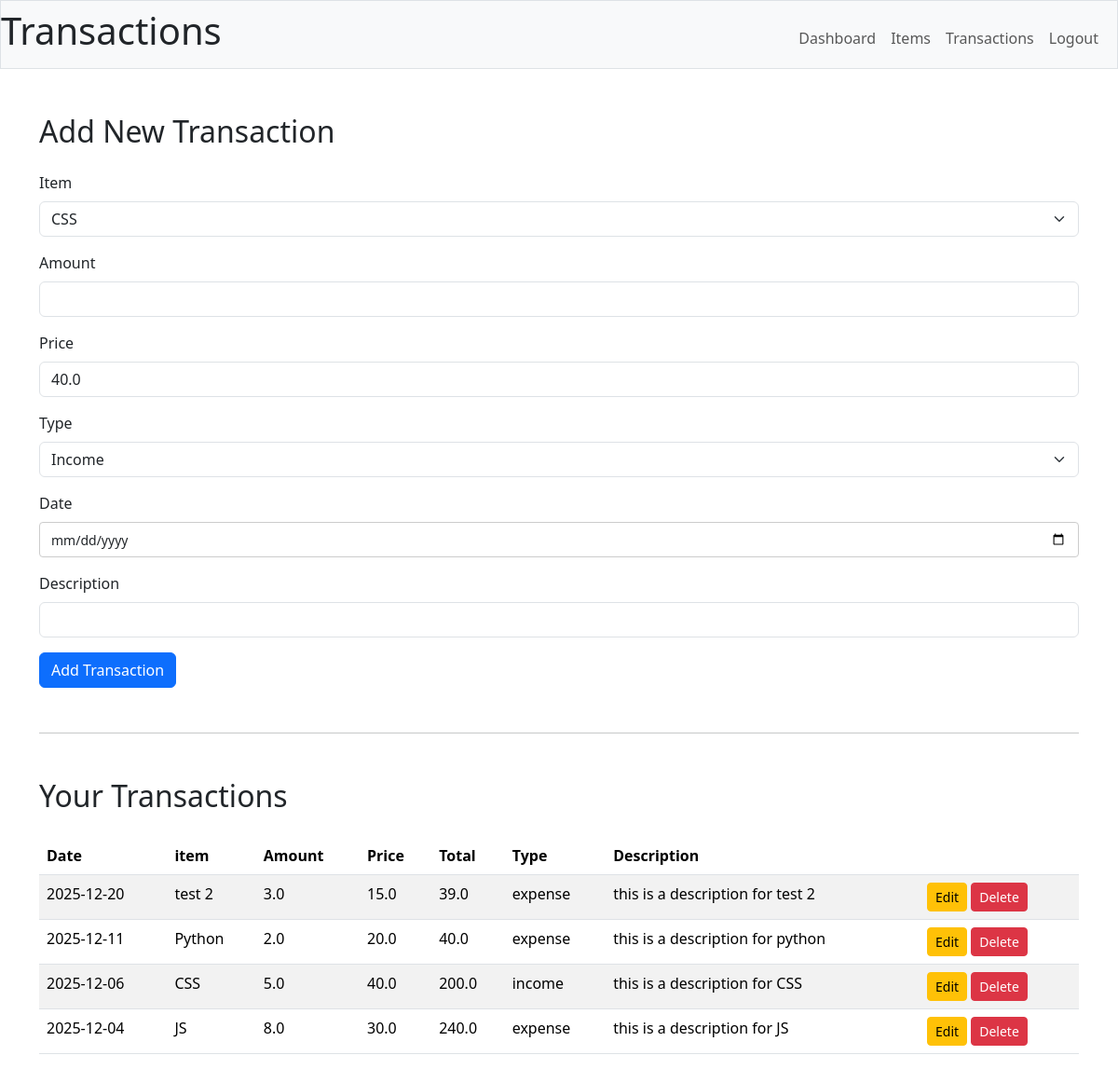
Page /transactions (signed in) on the earlier database version.
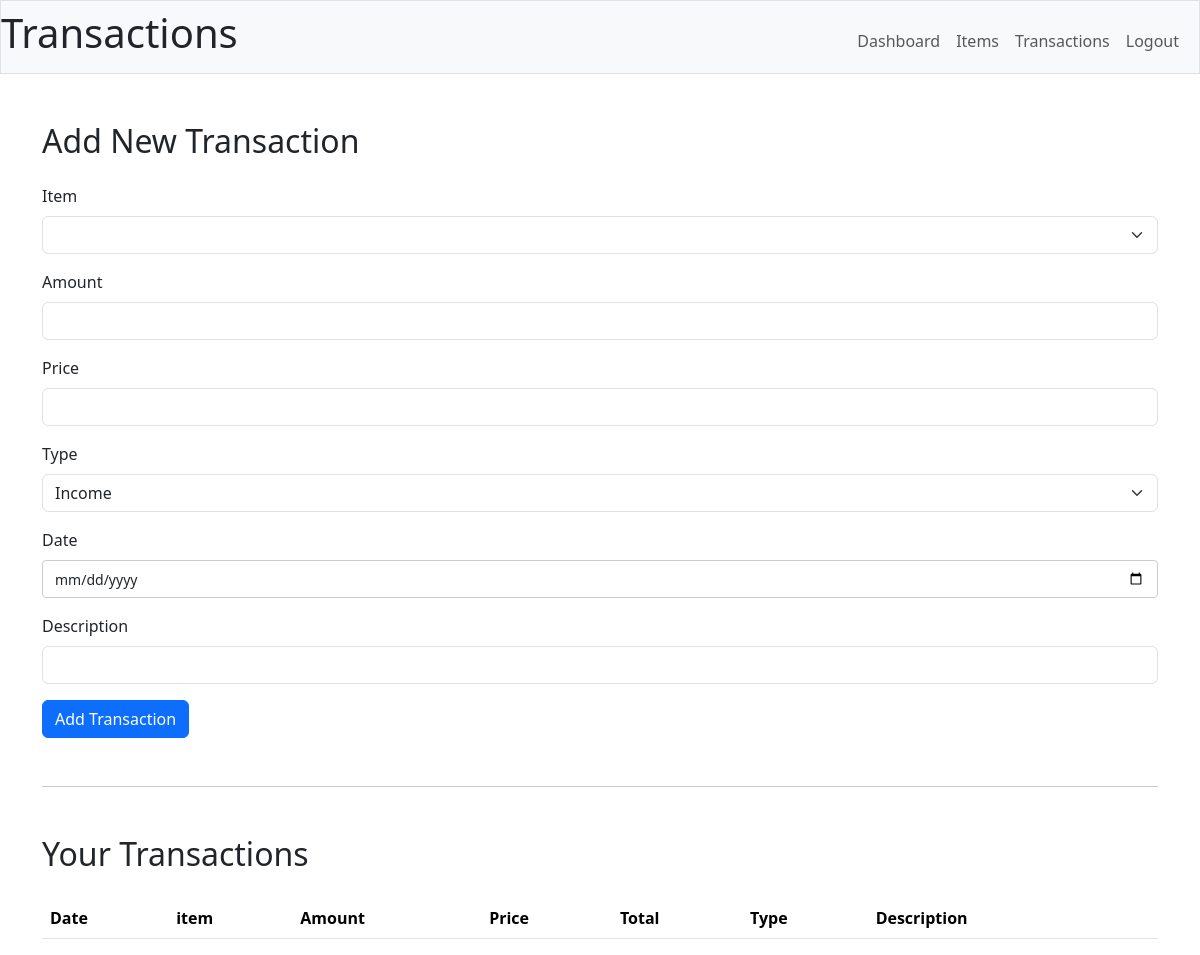
Same page on the later database version.
### main/models.py (models this page shows)
class Transactions(db.Model):
    __tablename__ = "transactions"
    id = db.Column(db.Integer, primary_key=True)
    user_id = db.Column(db.Integer, ForeignKey("users.id"))
    item_id = db.Column(db.Integer, ForeignKey("items.id"))
    amount = db.Column(db.Float)
    total = db.Column(db.Float)
    description = db.Column(db.Text)
    date = db.Column(db.Date)
    transaction_type = db.Column(db.Text)
    user = db.relationship("Users", back_populates="users")
    item = db.relationship("Items", back_populates="transactions")
    __table_args__ = (
        CheckConstraint(
            "transaction_type IN ('income', 'expense')", name="check_type_valid"
        ),
    )

class Items(db.Model):
    __tablename__ = "items"
    id = db.Column(db.Integer, primary_key=True)
    name = db.Column(db.Text, nullable=False)
    price = db.Column(db.Float)
    user_id = db.Column(db.Integer, ForeignKey("users.id"))
    transactions = db.relationship("Transactions", back_populates="item")

### main/routes.py (the view)
@main.route("/transactions", methods=["GET", "POST"])
@jwt_required()
def transaction_details():
    if request.method == "POST":
        return add_transaction()
    else:
        return get_transaction()

### main/transactions.py (called while the page is built)
def get_transaction():
    user_id = int(get_jwt_identity())
    items = (
        db.session.query(Items).filter_by(user_id=user_id).order_by(Items.name).all()
    )
    transactions = (
        Transactions.query.filter_by(user_id=user_id)
        .order_by(Transactions.date.desc())
        .all()
    )
    return render_template("transaction.html", items=items, transactions=transactions)

### main/templates/transaction.html (shortened to what this page needs)
{%extends "index.html"%} {%block title%} Transactions {%endblock%} {%block
header%} Transactions {%endblock%} {%block body%}
<div class="container mt-5">
  <h2 class="mb-4">Add New Transaction</h2>
  <form method="POST" action="/transactions">
    <div class="mb-3">
      <label for="item_id" class="form-label">Item</label>
      <select class="form-select" name="item_id" id="item_id" required>
        {% for item in items %}
        <option value="{{ item.id }}" data-price="{{ item.price}}">
          {{ item.name }}
        </option>
        {% endfor %}
      </select>
    </div>
    <div class="mb-3">
      <label for="amount" class="form-label">Amount</label>
      <input
        type="number"
        step="0.01"
        class="form-control"
        id="amount"
        name="amount"
        required
      />
    </div>
    <div class="mb-3">
      <label for="price" class="form-label">Price</label>
      <input
        type="number"
        step="0.01"
        class="form-control readonly-input"
        id="price"
        name="price"
        readonly
      />
    </div>
    <div class="mb-3">
      <label for="transaction_type" class="form-label">Type</label>
      <select
        class="form-select"
        name="transaction_type"
        id="transaction_type"
        required
      >
        <option value="income">Income</option>
      </select>
    </div>
    <div class="mb-3">
      <label for="date" class="form-label">Date</label>
      <input type="date" class="form-control" id="date" name="date" required />
    </div>
    <div class="mb-3">
      <label for="description" class="form-label">Description</label>
      <input
        type="text"
        class="form-control"
        id="description"
        name="description"
      />
    </div>
    <button type="submit" class="btn btn-primary">Add Transaction</button>
  </form>
  <hr class="my-5" />
  <h2 class="mb-4">Your Transactions</h2>
  <table class="table table-striped">
    <thead>
      <tr>
        <th>Date</th>
        <th>item</th>
        <th>Amount</th>
        <th>Price</th>
        <th>Total</th>
        <th>Type</th>
        <th>Description</th>
        <th></th>
      </tr>
    </thead>
    <tbody>
      {% for t in transactions %}
      <tr>
        <td>{{ t.date }}</td>
        <td>{{ t.item.name }}</td>
        <td>{{ t.amount }}</td>
        <td>{{ t.item.price }}</td>
        <td>{{ t.total }}</td>
        <td>{{ t.transaction_type }}</td>
        <td>{{ t.description }}</td>
        <td>
          <a
            href="{{ url_for('main.transaction_edit', id=t.id)}}"
            class="btn btn-sm btn-warning"
          >
            Edit
          </a>
          <form
            method="post"
            action="{{ url_for('main.transaction_edit', id=t.id) }}"
            style="display: inline"
          >
            <button
              type="submit"
              class="btn btn-sm btn-danger"
              onclick="return confirm('Are you sure? This transaction will be deleted!');"
            >
              Delete
            </button>
          </form>
        </td>
      </tr>
      {% endfor %}
    </tbody>
  </table>
</div>
{%endblock%}

### main/templates/index.html (shortened to what this page needs)
<!DOCTYPE html>
<html lang="en">
  <head>
    <link
      rel="stylesheet"
      href="{{ url_for('static', filename='css/dashboard.css') }}"
    />
    <link
      href="https://cdn.jsdelivr.net/npm/bootstrap@5.3.2/dist/css/bootstrap.min.css"
      rel="stylesheet"
    />
  </head>
  <body>
    <nav class="bg-light border navbar navbar-expand-md navbar-light">
      <h1 style="width: 100%; text-align: left">
        {%block header%} {%endblock%}
      </h1>
      <div class="container-fluid">
        <div class="collapse navbar-collapse" id="navbar">
          <ul class="navbar-nav ms-auto mt-2">
            <li class="nav-item">
              <a class="nav-link" href="/dashboard">Dashboard</a>
            </li>
            <li class="nav-item">
              <a class="nav-link" href="/items">Items</a>
            </li>
            <li class="nav-item">
              <a class="nav-link" href="/transactions">Transactions</a>
            </li>
            <li class="nav-item">
              <a class="nav-link" href="/logout">Logout</a>
            </li>
          </ul>
        </div>
      </div>
    </nav>
    {%block body%} {%endblock%}
  </body>
</html>

### main/static/css/dashboard.css (style rules this page uses)
h1 { margin: 24px auto; text-align: center; }
input[type="date"], select { height: 38px; padding: 6px 12px; font-size: 14px; border: 1px solid #ccc; border-radius: 4px; }

Differences in the rows shown:
no longer on this page (row edited): Transactions: date "2025-12-20", item.name "test 2", amount "3.0", item.price "15.0", total "39.0", transaction_type "expense", description "this is a description for test 2"
removed Transactions: date "2025-12-11", item.name "Python", amount "2.0", item.price "20.0", total "40.0", transaction_type "expense", description "this is a description for python"
removed Transactions: date "2025-12-06", item.name "CSS", amount "5.0", item.price "40.0", total "200.0", transaction_type "income", description "this is a description for CSS"
removed Transactions: date "2025-12-04", item.name "JS", amount "8.0", item.price "30.0", total "240.0", transaction_type "expense", description "this is a description for JS"
Other differences:
form field item_id: "CSS" → (not shown)
form field price: "40.0" → (not shown)
